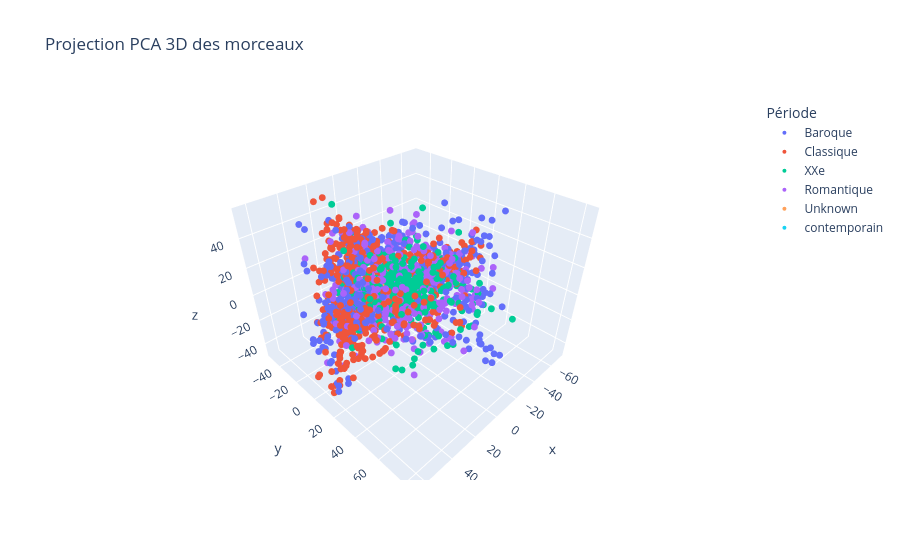

The notebook cell this image was saved under:
### Code cell
fig = px.scatter_3d(
    x=X_pca_3d[:, 0],
    y=X_pca_3d[:, 1],
    z=X_pca_3d[:, 2],
    color=periodes,
    labels={'color': 'Période'},
    hover_name=periodes,
    hover_data={'Compositeur': y, 'Période': periodes},
    title="Projection PCA 3D des morceaux"
)
fig.update_traces(marker=dict(size=4))
fig.show()

### Figure 1 — Plotly figure (JSON) as saved in the notebook; plotly's stock layout.template omitted (floating-point values rounded to 4 significant figures; data arrays with more than 128 entries replaced by an {"elided": "..."} marker saying what was removed)
{"data": [{"customdata": {"elided": "519x2 str values"}, "hovertemplate": "<b>%{hovertext}</b><br><br>Période=%{customdata[1]}<br>x=%{x}<br>y=%{y}<br>z=%{z}<br>Compositeur=%{customdata[0]}<extra></extra>", "hovertext": {"elided": "519 str values"}, "legendgroup": "Baroque", "marker": {"color": "#636efa", "size": 4, "symbol": "circle"}, "mode": "markers", "name": "Baroque", "scene": "scene", "showlegend": true, "type": "scatter3d", "x": {"elided": "519 float values"}, "y": {"elided": "519 float values"}, "z": {"elided": "519 float values"}}, {"customdata": {"elided": "555x2 str values"}, "hovertemplate": "<b>%{hovertext}</b><br><br>Période=%{customdata[1]}<br>x=%{x}<br>y=%{y}<br>z=%{z}<br>Compositeur=%{customdata[0]}<extra></extra>", "hovertext": {"elided": "555 str values"}, "legendgroup": "Classique", "marker": {"color": "#EF553B", "size": 4, "symbol": "circle"}, "mode": "markers", "name": "Classique", "scene": "scene", "showlegend": true, "type": "scatter3d", "x": {"elided": "555 float values"}, "y": {"elided": "555 float values"}, "z": {"elided": "555 float values"}}, {"customdata": {"elided": "506x2 str values"}, "hovertemplate": "<b>%{hovertext}</b><br><br>Période=%{customdata[1]}<br>x=%{x}<br>y=%{y}<br>z=%{z}<br>Compositeur=%{customdata[0]}<extra></extra>", "hovertext": {"elided": "506 str values"}, "legendgroup": "XXe", "marker": {"color": "#00cc96", "size": 4, "symbol": "circle"}, "mode": "markers", "name": "XXe", "scene": "scene", "showlegend": true, "type": "scatter3d", "x": {"elided": "506 float values"}, "y": {"elided": "506 float values"}, "z": {"elided": "506 float values"}}, {"customdata": {"elided": "394x2 str values"}, "hovertemplate": "<b>%{hovertext}</b><br><br>Période=%{customdata[1]}<br>x=%{x}<br>y=%{y}<br>z=%{z}<br>Compositeur=%{customdata[0]}<extra></extra>", "hovertext": {"elided": "394 str values"}, "legendgroup": "Romantique", "marker": {"color": "#ab63fa", "size": 4, "symbol": "circle"}, "mode": "markers", "name": "Romantique", "scene": "scene", "showlegend": true, "type": "scatter3d", "x": {"elided": "394 float values"}, "y": {"elided": "394 float values"}, "z": {"elided": "394 float values"}}, {"customdata": [["Borodin; Alexander", "Unknown"], ["Liszt; Franz", "Unknown"], ["Liszt; Franz", "Unknown"], ["Verdi; Giuseppe", "Unknown"], ["Cimarosa; Domenico", "Unknown"]], "hovertemplate": "<b>%{hovertext}</b><br><br>Période=%{customdata[1]}<br>x=%{x}<br>y=%{y}<br>z=%{z}<br>Compositeur=%{customdata[0]}<extra></extra>", "hovertext": ["Unknown", "Unknown", "Unknown", "Unknown", "Unknown"], "legendgroup": "Unknown", "marker": {"color": "#FFA15A", "size": 4, "symbol": "circle"}, "mode": "markers", "name": "Unknown", "scene": "scene", "showlegend": true, "type": "scatter3d", "x": [-25.01, 2.954, 6.034, -1.075, 14.27], "y": [1.173, 3.559, 13.62, -12.8, 31.66], "z": [19.27, -11.13, 0.5024, -4.935, -16.3]}, {"customdata": [["Boulez; Pierre", "contemporain"], ["Boulez; Pierre", "contemporain"], ["Boulez; Pierre", "contemporain"], ["Boulez; Pierre", "contemporain"], ["Boulez; Pierre", "contemporain"], ["Boulez; Pierre", "contemporain"], ["Boulez; Pierre", "contemporain"], ["Boulez; Pierre", "contemporain"], ["Boulez; Pierre", "contemporain"], ["Boulez; Pierre", "contemporain"], ["Boulez; Pierre", "contemporain"]], "hovertemplate": "<b>%{hovertext}</b><br><br>Période=%{customdata[1]}<br>x=%{x}<br>y=%{y}<br>z=%{z}<br>Compositeur=%{customdata[0]}<extra></extra>", "hovertext": ["contemporain", "contemporain", "contemporain", "contemporain", "contemporain", "contemporain", "contemporain", "contemporain", "contemporain", "contemporain", "contemporain"], "legendgroup": "contemporain", "marker": {"color": "#19d3f3", "size": 4, "symbol": "circle"}, "mode": "markers", "name": "contemporain", "scene": "scene", "showlegend": true, "type": "scatter3d", "x": [1.047, -1.356, 2.75, 2.14, 2.585, 0.2127, 4.995, 3.068, 2.187, -0.4359, 4.918], "y": [11.99, 9.427, 12.59, 14.74, 11.89, 10.51, 16.03, 12.72, 14.5, 11.73, 7.14], "z": [-1.595, -1.236, -1.306, -2.673, -5.625, -2.69, -0.824, -1.578, 2.052, -5.384, -3.801]}], "layout": {"legend": {"title": {"text": "Période"}, "tracegroupgap": 0}, "scene": {"domain": {"x": [0, 1], "y": [0, 1]}, "xaxis": {"title": {"text": "x"}}, "yaxis": {"title": {"text": "y"}}, "zaxis": {"title": {"text": "z"}}}, "title": {"text": "Projection PCA 3D des morceaux"}}}
